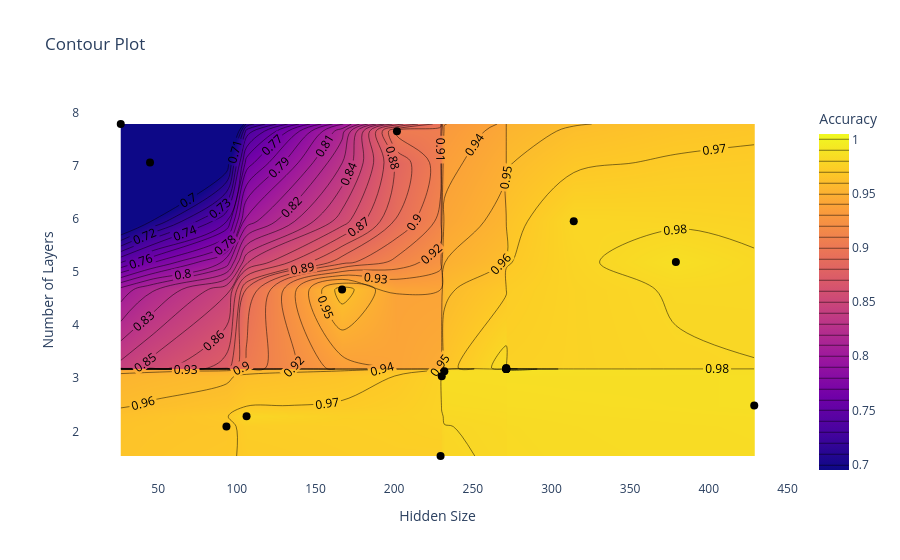

The notebook cell saved with this chart:
### Code cell
bayes = analysis.results_df
plot_contour(bayes, "config/hidden_size", "config/num_layers", "accuracy", start=0.7)

### Figure 1 — Plotly figure (JSON) as saved in the notebook; plotly's stock layout.template omitted (floating-point values rounded to 4 significant figures)
{"data": [{"colorbar": {"title": {"text": "Accuracy"}}, "colorscale": [[0, "#0d0887"], [0.1111, "#46039f"], [0.2222, "#7201a8"], [0.3333, "#9c179e"], [0.4444, "#bd3786"], [0.5556, "#d8576b"], [0.6667, "#ed7953"], [0.7778, "#fb9f3a"], [0.8889, "#fdca26"], [1, "#f0f921"]], "contours": {"coloring": "heatmap", "end": 1, "showlabels": true, "size": 0.01, "start": 0.7}, "type": "contour", "x": [201.8, 379.1, 93.39, 44.81, 314.2, 26.21, 428.9, 106.2, 166.9, 230.2, 271.3, 229.5, 271.2, 271.3, 271.3, 231.9, 271.3, 271.3], "y": [7.655, 5.191, 2.092, 7.063, 5.957, 7.789, 2.486, 2.284, 4.673, 3.039, 3.174, 1.536, 3.194, 3.174, 3.175, 3.134, 3.176, 3.173], "z": [0.9031, 0.9859, 0.9672, 0.6047, 0.9797, 0.2437, 0.9859, 0.9797, 0.9656, 0.9859, 0.9891, 0.9734, 0.9844, 0.9766, 0.9828, 0.9844, 0.9688, 0.9922]}, {"customdata": [0.9031, 0.9859, 0.9672, 0.6047, 0.9797, 0.2437, 0.9859, 0.9797, 0.9656, 0.9859, 0.9891, 0.9734, 0.9844, 0.9766, 0.9828, 0.9844, 0.9688, 0.9922], "hovertemplate": "Hidden Size: %{x}<br>Number of Layers: %{y}<br>Accuracy: %{customdata:.4f}<extra></extra>", "marker": {"color": "black", "size": 8, "symbol": "circle"}, "mode": "markers", "name": "Data Points", "type": "scatter", "x": [201.8, 379.1, 93.39, 44.81, 314.2, 26.21, 428.9, 106.2, 166.9, 230.2, 271.3, 229.5, 271.2, 271.3, 271.3, 231.9, 271.3, 271.3], "y": [7.655, 5.191, 2.092, 7.063, 5.957, 7.789, 2.486, 2.284, 4.673, 3.039, 3.174, 1.536, 3.194, 3.174, 3.175, 3.134, 3.176, 3.173]}], "layout": {"paper_bgcolor": "white", "plot_bgcolor": "white", "title": {"text": "Contour Plot"}, "xaxis": {"showgrid": false, "title": {"text": "Hidden Size"}}, "yaxis": {"showgrid": false, "title": {"text": "Number of Layers"}}}}
